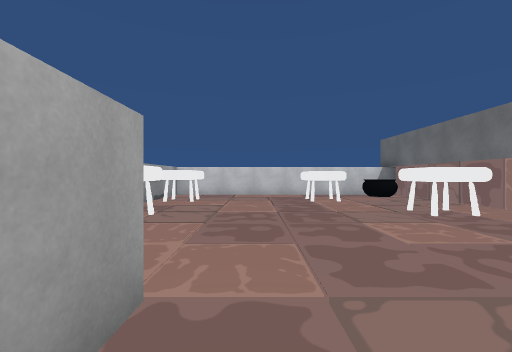
view 1 (above)

16 first-person views from a walk through a scene from a Unity 3-D project. The camera is 1.2 m above the floor, looks level and sees 90° across. The floor is counted in squares, 2 m on a side. Each view is taken from the middle of a square. On the plan, view 1 faces up. The plan holds only what a view shows up to about 9 squares ahead; the rest is blank. The player character is not drawn. Some animated figures are left out.

view 2
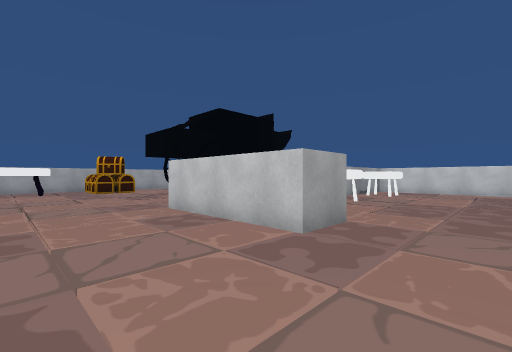

view 3
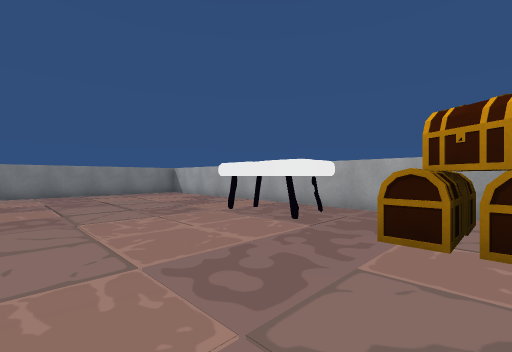

view 4
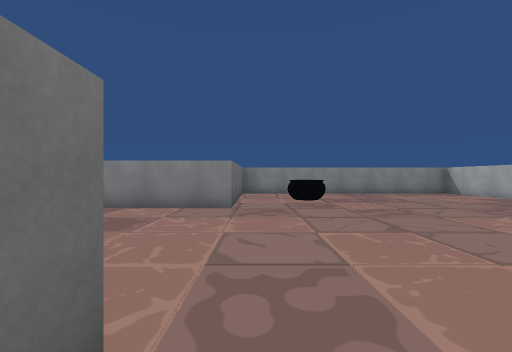

view 5
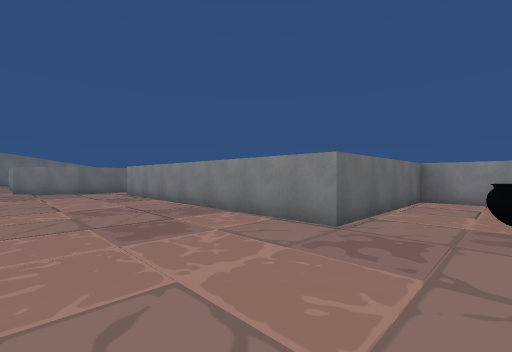

view 6
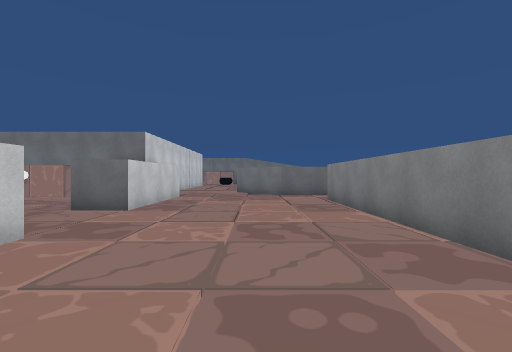

view 7
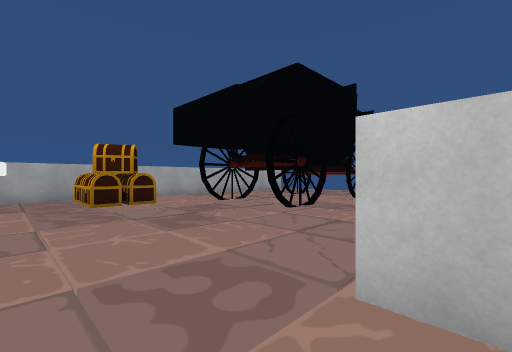

view 8
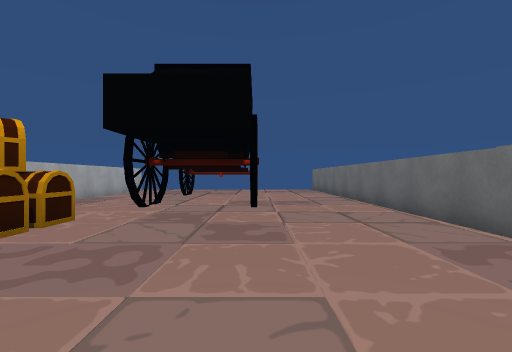

view 9
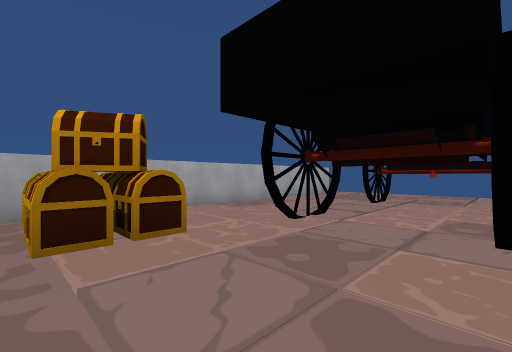

view 10
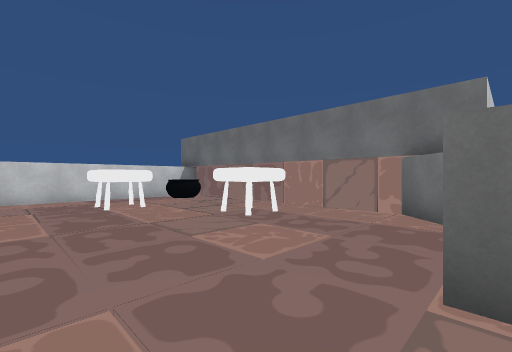

view 11
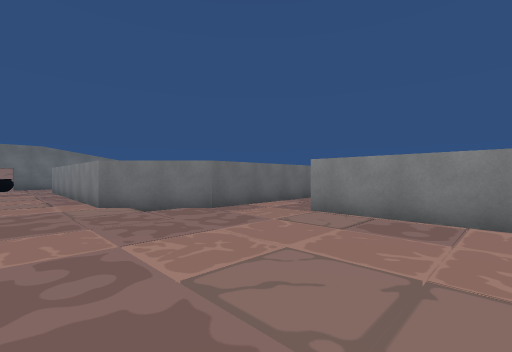

view 12
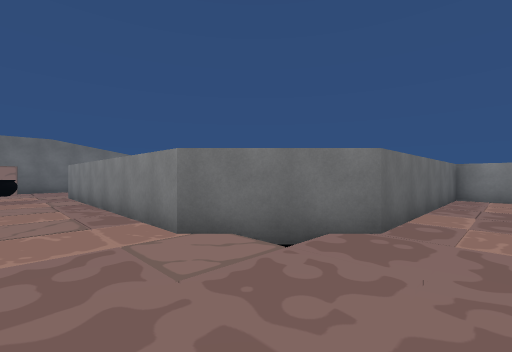

view 13
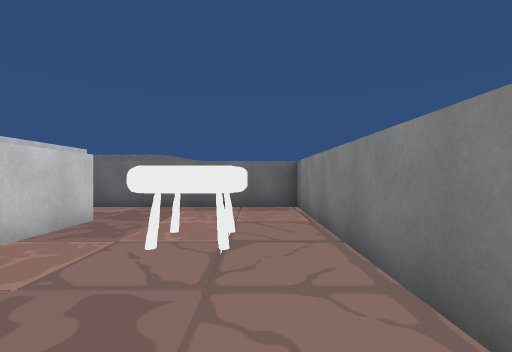

view 14
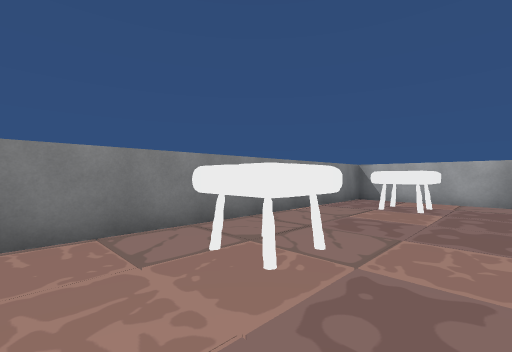

view 15
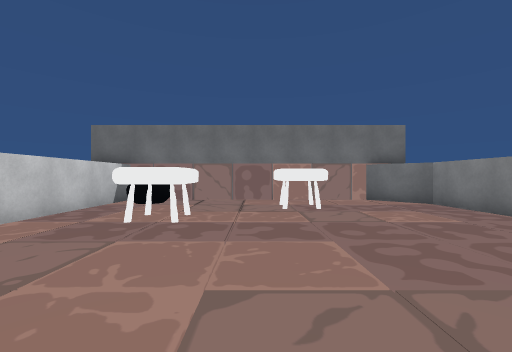

view 16
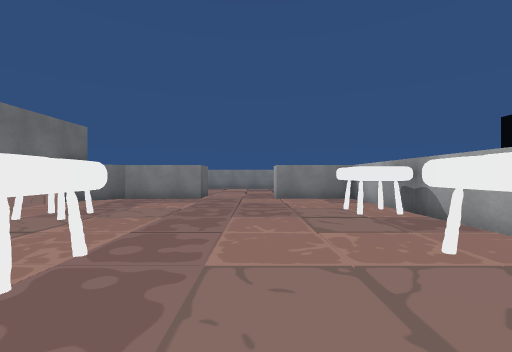

### Floor plan
Points are (right, up) in squares from view 1. A wall is a line through its corners. A room is listed if a view was taken in it or the views show most of it. See-through windows are left out.
Room 1 (views 1, 2, 3, 4, 5, 6, 7, 8, 9, 11, 12)
walls: (-0.5, 0.2) (-3.5, 0.2) (-3.5, 2.4); (-5.9, 2.9) (-6, 2.3); (-6.1, 3.4) (-8.1, 3.4); (-8.1, 2.9) (-8.1, 2.3); (-10.5, 2.4) (-10.5, -7.8) (-3.5, -7.8) (-3.5, -3.8) (3.5, -3.8); (4.4, 0.2) (1.5, 0.2); (5, -4.5) (5, -2.8) (6.5, -1.3)
ways out: opening at (0.5, 1) to room 2
objects: chest (-10, 1) to (-9, 1); other object (-9, -2) to (-9, -1)
Room 2 (views 10, 15, 16)
walls: (6.5, -1.3) (11.4, -1.3); (4.5, 8.2) (-2.5, 8.2) (-2.5, 1.2) (-0.5, 1.2) (-0.5, 0.2); (1.5, 0.2) (1.5, 1.2) (3.5, 1.2) (4.1, 1.9)
ways out: opening at (0.5, 1) to room 1
objects: other object (-2, 4); other object (-2, 6); other object (4, 2); other object (4, 7) to (5, 7); other object (5, 2); other object (5, 3); other object (5, 4); other object (5, 5); other object (5, 6); other object (5, 8); other object (15, 0) to (16, 0)
Room 3 (views 13, 14)
walls: (3.5, -4.8) (2.1, -4.8); (-2.5, -5) (-2.5, -7.8) (5, -7.8) (5, -4.5)
objects: other object (2, -7) to (3, -6)

Where each view was taken, in squares from view 1:
view 1: 0 up, 0 right, facing up
view 2: 2 down, 1 right, facing up-left
view 3: 1 up, 6 left, facing down-left
view 4: 1 up, 4 left, facing down
view 5: 1 down, 5 left, facing down-right
view 6: 2 down, 3 left, facing right
view 7: 1 down, 3 left, facing up-left
view 8: 2 down, 6 left, facing up
view 9: 0 up, 6 left, facing up-left
view 10: 1 up, 0 right, facing up-right
view 11: 0 up, 1 right, facing down-right
view 12: 0 up, 4 right, facing down-right
view 13: 7 down, 0 right, facing right
view 14: 5 down, 4 right, facing down-left
view 15: 5 up, 2 left, facing right
view 16: 8 up, 0 right, facing down
